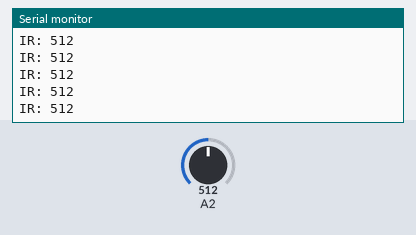
A sketch run on a simulated Arduino Uno, built with avr-gcc and run on an emulated ATmega328P. Shown: the last lines printed to the serial monitor. The test bench sets the inputs (shaded band); at power-on: A2 = 512.

Above: at 1.2 s.
1.3 s: A2 set to 984
At 2.0 s:
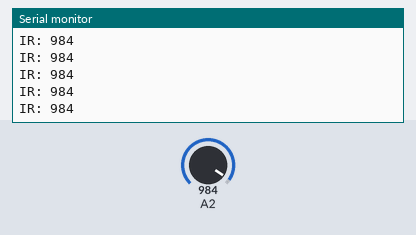
2.8 s: A2 set to 1017
At 3.3 s:
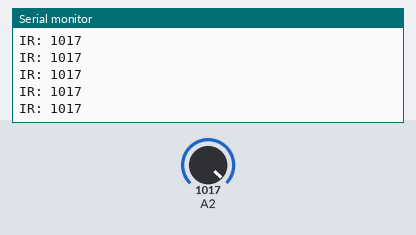
4.3 s: A2 set to 11
At 5.0 s:
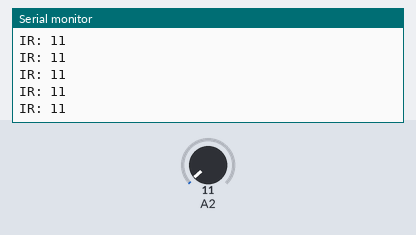
5.8 s: A2 set to 8
At 6.7 s:
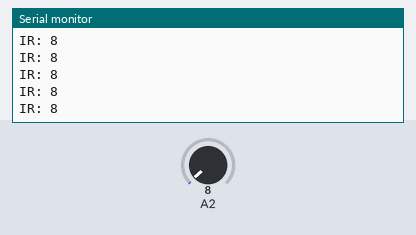
Timing chart, 0 to 8.8 s (numbered marks = the images above; inputs shaded):
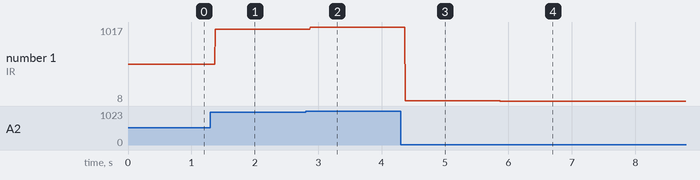

Measured:
- after the input at 1.3 s, the serial monitor: prints a new line after 0.08 s (image 1)
- after the input at 2.8 s, the serial monitor: prints a new line after 0.07 s (image 2)
- after the input at 4.3 s, the serial monitor: prints a new line after 0.07 s (image 3)
- after the input at 5.8 s, the serial monitor: prints a new line after 0.07 s (image 4)
- plotted number 1: 512 → 984 after the input at 1.3 s, 984 → 1017 after the input at 2.8 s, 1017 → 11 after the input at 4.3 s, 11 → 8 after the input at 5.8 s

The sketch:

CALIBRACIOn.ino
```cpp
unsigned long tiempoAnterior = 0;
const long intervalo = 200;
void setup() {
  pinMode (A2, INPUT);
Serial.begin (9600);
}

void loop() {
  unsigned long tiempoActual = millis();
  if (tiempoActual - tiempoAnterior >= intervalo) {
    tiempoAnterior = tiempoActual;
  }
  int IR = analogRead(A2);
 Serial.print("IR: "); Serial.println(IR);
}
```
